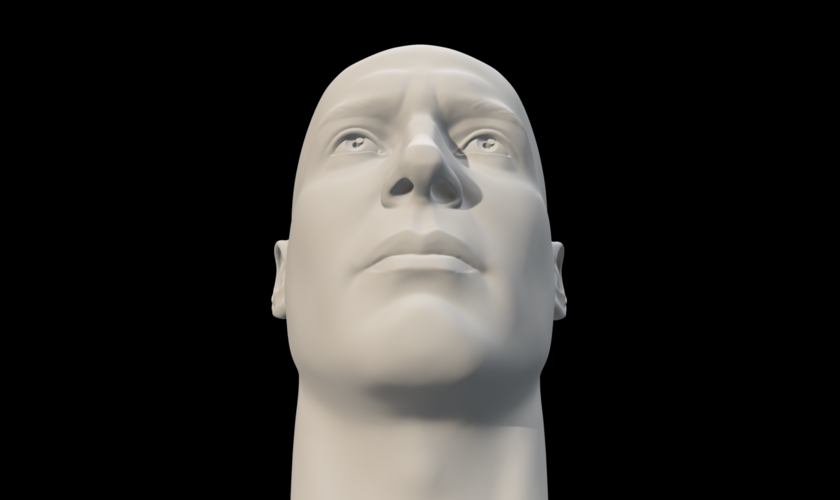
#> input picture Core/head_model2_resized.png, 840 x 500 px
$ python electrode_contribution_image.py
#> lines starting #> are read from the running program, lines starting #| are printed output that depends on the picture
import numpy as np
import cv2
import matplotlib
matplotlib.use('TkAgg')
import matplotlib.pyplot as plt

im = cv2.imread('head_model2_resized.png')
#> im is the input picture: shape (500, 840, 3); mean B, G, R 41.1, 43.4, 45
b,g,r = cv2.split(im)
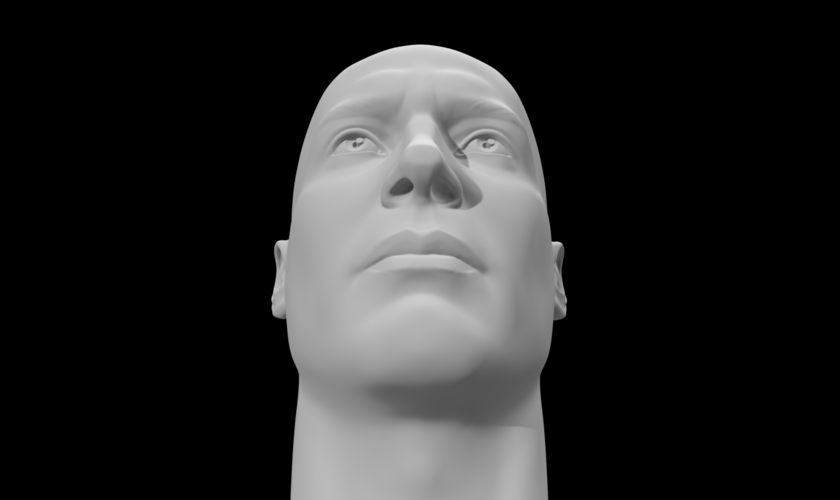
#> b: shape (500, 840); min 0, max 228, mean 41.1
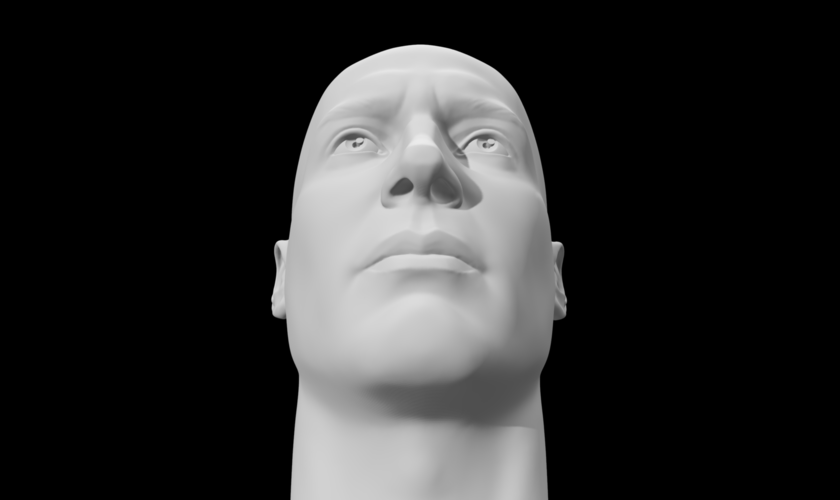
#> r: shape (500, 840); min 0, max 235, mean 45
im = cv2.merge([r,g,b])

coords = [(314, 264), (491, 238), (514, 276), (424, 290), (369, 417), (425, 393), (486, 395), (528, 416)]
contributions = [0.021206611838224049, 0.015588613674112375, 0.012038567763487383, 0.0043728192920970896, 0.0001395769574639991, 0.059316805905432313, 0.0088062444118518837, 0.0042626261656376939]
colors = [[121, 121, 121], [148, 67, 251], [16, 63, 251], [19, 141, 21], [254, 249, 55], [255, 147, 38], [255, 42, 28], [146, 82, 17]]

sqrts = map(np.sqrt, contributions)
for i in range(len(im)):
    for j in range(len(im[0])):
        for k in range(len(coords)):
#> (the run stopped early here; a loop or call above may not have finished)
